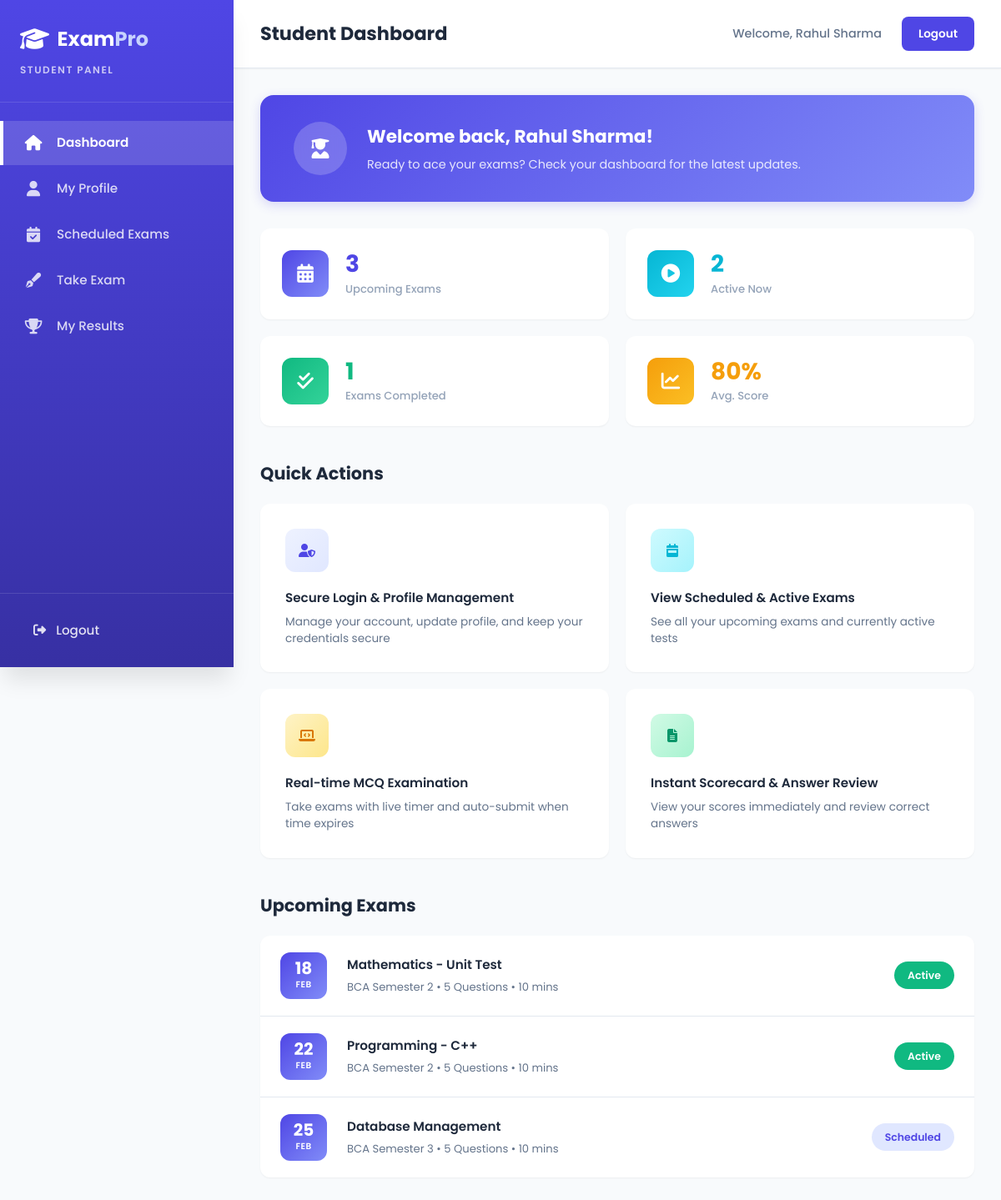
The page /pages/student-panel.php (signed in) on the database its author committed.
### tables this page shows
CREATE TABLE IF NOT EXISTS exams (
    id INT AUTO_INCREMENT PRIMARY KEY,
    teacher_id INT NULL,
    title VARCHAR(200) NOT NULL,
    subject VARCHAR(100) NOT NULL,
    semester VARCHAR(50) DEFAULT 'Semester 2',
    total_questions INT NOT NULL,
    duration_minutes INT NOT NULL,
    status ENUM('scheduled', 'active', 'completed') DEFAULT 'scheduled',
    is_active TINYINT(1) NOT NULL DEFAULT 1,
    exam_date DATE NOT NULL,
    created_at TIMESTAMP DEFAULT CURRENT_TIMESTAMP,
    FOREIGN KEY (teacher_id) REFERENCES teachers(id) ON DELETE SET NULL
);

### pages/student-panel.php (the view, shortened to what this page needs)
<?php
require_once '../config/db.php';
$student_id = $_SESSION['student_id'];
$student_name = $_SESSION['student_name'];
$upcoming = $conn->query("SELECT COUNT(*) as c FROM exams WHERE status IN ('scheduled','active')")->fetch_assoc()['c'];
$active = $conn->query("SELECT COUNT(*) as c FROM exams WHERE status = 'active'")->fetch_assoc()['c'];
$completed_q = $conn->prepare("SELECT COUNT(*) as c FROM student_exams WHERE student_id = ?");
$completed_q->bind_param("i", $student_id);
$completed_q->execute();
$completed = $completed_q->get_result()->fetch_assoc()['c'];
$avg_q = $conn->prepare("SELECT COALESCE(AVG(percentage), 0) as avg_score FROM student_exams WHERE student_id = ?");
$avg_q->bind_param("i", $student_id);
$avg_q->execute();
$avg_score = round($avg_q->get_result()->fetch_assoc()['avg_score']);
$exams_q = $conn->query("SELECT * FROM exams WHERE status IN ('scheduled','active') ORDER BY exam_date ASC LIMIT 5");
?>
<!DOCTYPE html>
<html lang="en">
<head>
    <link rel="stylesheet" href="https://cdnjs.cloudflare.com/ajax/libs/font-awesome/6.4.0/css/all.min.css">
    <link rel="stylesheet" href="student-panel.css">
</head>
<body>
    <aside class="sidebar">
        <div class="sidebar-header">
            <a href="../index.html" class="logo">
                <i class="fas fa-graduation-cap"></i>
                <span>Exam<span class="logo-accent">Pro</span></span>
            </a>
            <span class="panel-label">Student Panel</span>
        </div>
        <nav class="sidebar-nav">
            <a href="student-panel.php" class="nav-item active">
                <i class="fas fa-home"></i>
                <span>Dashboard</span>
            </a>
            <a href="student-profile.php" class="nav-item">
                <i class="fas fa-user"></i>
                <span>My Profile</span>
            </a>
            <a href="scheduled-exams.php" class="nav-item">
                <i class="fas fa-calendar-check"></i>
                <span>Scheduled Exams</span>
            </a>
            <a href="take-exam.php" class="nav-item">
                <i class="fas fa-pen-fancy"></i>
                <span>Take Exam</span>
            </a>
            <a href="my-results.php" class="nav-item">
                <i class="fas fa-trophy"></i>
                <span>My Results</span>
            </a>
        </nav>
        <div class="sidebar-footer">
            <a href="logout.php" class="back-link">
                <i class="fas fa-sign-out-alt"></i>
                <span>Logout</span>
            </a>
        </div>
    </aside>
    <main class="main-content">
        <header class="topbar">
            <h1>Student Dashboard</h1>
            <div class="topbar-actions">
                <span class="user-greeting">Welcome, <?= htmlspecialchars($student_name) ?></span>
                <a href="logout.php" class="btn btn-login">Logout</a>
            </div>
        </header>
        <div class="dashboard-content">
            <div class="welcome-banner">
                <div class="welcome-avatar"><i class="fas fa-user-graduate"></i></div>
                <div class="welcome-info">
                    <h2>Welcome back, <?= htmlspecialchars($student_name) ?>!</h2>
                    <p>Ready to ace your exams? Check your dashboard for the latest updates.</p>
                </div>
            </div>
            <div class="stats-grid">
                <div class="stat-card">
                    <div class="stat-icon"><i class="fas fa-calendar-alt"></i></div>
                    <div class="stat-info">
                        <span class="stat-value"><?= $upcoming ?></span>
                        <span class="stat-label">Upcoming Exams</span>
                    </div>
                </div>
                <div class="stat-card">
                    <div class="stat-icon"><i class="fas fa-play-circle"></i></div>
                    <div class="stat-info">
                        <span class="stat-value"><?= $active ?></span>
                        <span class="stat-label">Active Now</span>
                    </div>
                </div>
                <div class="stat-card">
                    <div class="stat-icon"><i class="fas fa-check-double"></i></div>
                    <div class="stat-info">
                        <span class="stat-value"><?= $completed ?></span>
                        <span class="stat-label">Exams Completed</span>
                    </div>
                </div>
                <div class="stat-card">
                    <div class="stat-icon"><i class="fas fa-chart-line"></i></div>
                    <div class="stat-info">
                        <span class="stat-value"><?= $avg_score ?>%</span>
                        <span class="stat-label">Avg. Score</span>
                    </div>
                </div>
            </div>
            <div class="features-section">
                <h2>Quick Actions</h2>
                <div class="feature-cards">
                    <a href="student-profile.php" class="feature-card">
                        <div class="feature-icon"><i class="fas fa-user-shield"></i></div>
                        <h3>Secure Login & Profile Management</h3>
                        <p>Manage your account, update profile, and keep your credentials secure</p>
                    </a>
                    <a href="scheduled-exams.php" class="feature-card">
                        <div class="feature-icon"><i class="fas fa-calendar-week"></i></div>
                        <h3>View Scheduled & Active Exams</h3>
                        <p>See all your upcoming exams and currently active tests</p>
                    </a>
                    <a href="take-exam.php" class="feature-card">
                        <div class="feature-icon"><i class="fas fa-laptop-code"></i></div>
                        <h3>Real-time MCQ Examination</h3>
                        <p>Take exams with live timer and auto-submit when time expires</p>
                    </a>
                    <a href="my-results.php" class="feature-card">
                        <div class="feature-icon"><i class="fas fa-file-alt"></i></div>
                        <h3>Instant Scorecard & Answer Review</h3>
                        <p>View your scores immediately and review correct answers</p>
                    </a>
                </div>
            </div>
            <div class="upcoming-section">
                <h2>Upcoming Exams</h2>
                <div class="upcoming-list">
                    <?php if ($exams_q->num_rows > 0): ?>
                        <?php while ($exam = $exams_q->fetch_assoc()): ?>
                            <div class="upcoming-item">
                                <div class="exam-date">
                                    <span class="day"><?= date('d', strtotime($exam['exam_date'])) ?></span>
                                    <span class="month"><?= date('M', strtotime($exam['exam_date'])) ?></span>
                                </div>
                                <div class="exam-details">
                                    <h4><?= htmlspecialchars($exam['title']) ?></h4>
                                    <p><?= htmlspecialchars($exam['semester']) ?> • <?= $exam['total_questions'] ?> Questions • <?= $exam['duration_minutes'] ?> mins</p>
                                </div>
                                <span class="exam-status <?= $exam['status'] === 'active' ? 'exam-status-active' : '' ?>">
                                    <?= ucfirst($exam['status']) ?>
                                </span>
                            </div>
                        <?php endwhile; ?>
                    <?php else: ?>
                        <div class="upcoming-item">
                            <p style="color: var(--text-muted); padding: 1rem;">No upcoming exams at this time.</p>
                        </div>
                    <?php endif; ?>
                </div>
            </div>
        </div>
    </main>
</body>
</html>

### rows shown on the page
exams: exam_date "18", exam_date "FEB", title "Mathematics - Unit Test", semester "BCA Semester 2", total_questions "5", duration_minutes "10", status "Active"
exams: exam_date "22", exam_date "FEB", title "Programming - C++", semester "BCA Semester 2", total_questions "5", duration_minutes "10", status "Active"
exams: exam_date "25", exam_date "FEB", title "Database Management", semester "BCA Semester 3", total_questions "5", duration_minutes "10", status "Scheduled"

### other values the page prints
$student_name "Rahul Sharma"
$upcoming "3"
$active "2"
$completed "1"
$avg_score "80"
